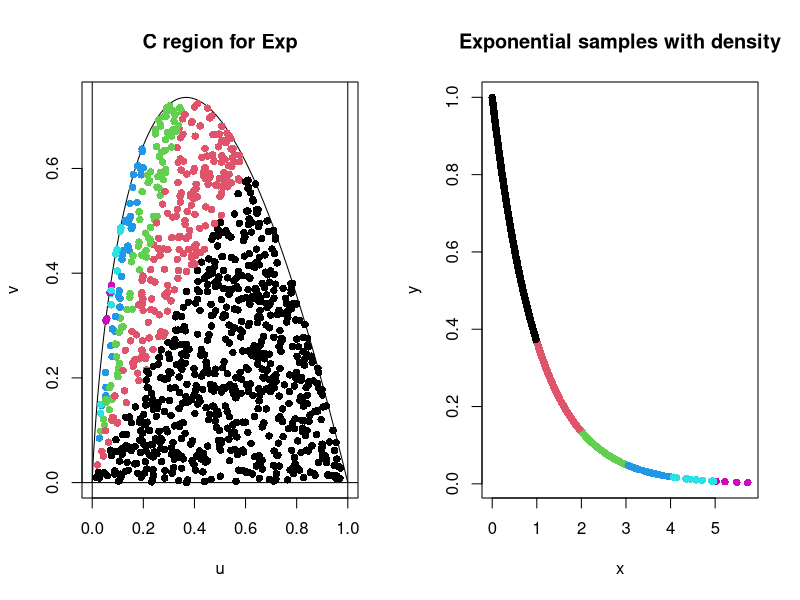
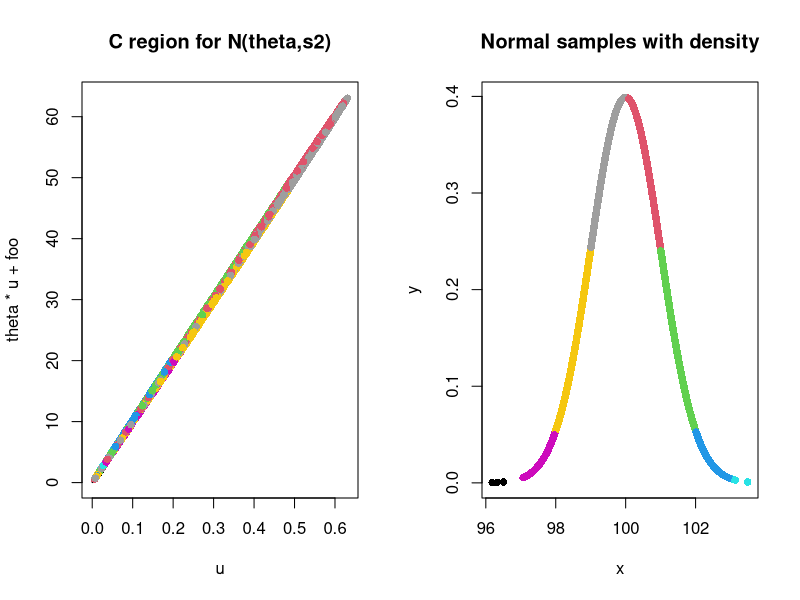

Write the R code that produced these figures, in order.

##############################################
#### RoU region for exponetial
##############################################

# accept-reject from C
N <- 1e3
samples <- matrix(0, nrow = N, ncol = 2)
n <- 0
while(n < N)
{
  prop.u <- runif(1, min = 0, max = 1)
  prop.v <- runif(1, min = 0, max = 2/exp(1))
  if(prop.v <= -2*prop.u * log(prop.u))
  {
    n <- n+1
    samples[n, ] <- c(prop.u,prop.v)
  }
}

# define color based on regions
color <- 0
for(i in 1:10)
{
  color <- color + i*(samples[,2] > i*samples[,1] & samples[,2] < (i+1)*samples[,1])
}



# to plot the regions
u <- seq(0, 1, length = 1e4)  # b = 1
v <- -2*u * log(u)   #v = -2*u log(u)

# plot C with colors
par(mfrow = c(1,2))
plot(u, v, type = 'l', main = "C region for Exp")
abline(h = c(0, .8), v = c(0,1))
points(samples, col = color + 1, pch = 16)

x <- samples[,2]/samples[,1] # samples from Exp(1)
y <- dexp(x)
plot(x, y, col = color + 1, pch = 16, main = "Exponential samples with density")


##############################################
#### RoU region for N(theta, s2)
##############################################

theta <- 100
s2 <- 1

a <- 1/(2*pi*s2)^(.25)
xb <- (theta - sqrt(theta^2 + 8*s2))/(2)
b <- xb * sqrt(dnorm(xb, mean = theta, sd = sqrt(s2)))

xc <- (theta + sqrt(theta^2 + 8*s2))/(2)
c <- xc * sqrt(dnorm(xc, mean = theta, sd = sqrt(s2)))

N <- 5e3
samples <- matrix(0, nrow = N, ncol = 2)
n <- 0
while(n < N)
{
  prop.u <- runif(1, min = 0, max = a)
  prop.v <- runif(1, min = b, max = c)
  if(abs(prop.v - theta*prop.u) <= sqrt(-4* s2* prop.u^2 *(log(prop.u) + log(2*pi*s2)/4) ) )
  {
    n <- n+1
    samples[n, ] <- c(prop.u,prop.v)
  }
}

x <- samples[,2]/samples[,1]
z <- (x - theta)/sqrt(s2)
# define color based on regions
color <- 0
for(i in 0:3)
{
  color <- color + (i+1)*(z > i & z < (i+1) )
}
for(i in (-1:-3) )
{
  color <- color + (i+8)*(z > (i) & z < (i+1))
}


# to plot the regions
u <- seq(0.00001, (2*pi*s2)^(-.25), length = 1e3)
foo <-  sqrt(-4*s2*u^2 *(log(u) + log(2*pi*s2)/4))  

par(mfrow = c(1,2))
plot(u, theta * u + foo, type = 'l', main = "C region for N(theta,s2)", ylim = range(c(theta * u + foo, theta * u - foo)))
lines(u,theta * u - foo )

points(samples, col = color + 1, pch = 16)

y <- dnorm(x, mean = theta, sd = sqrt(s2))
plot(x, y, col = color + 1, pch = 16, main = "Normal samples with density")

